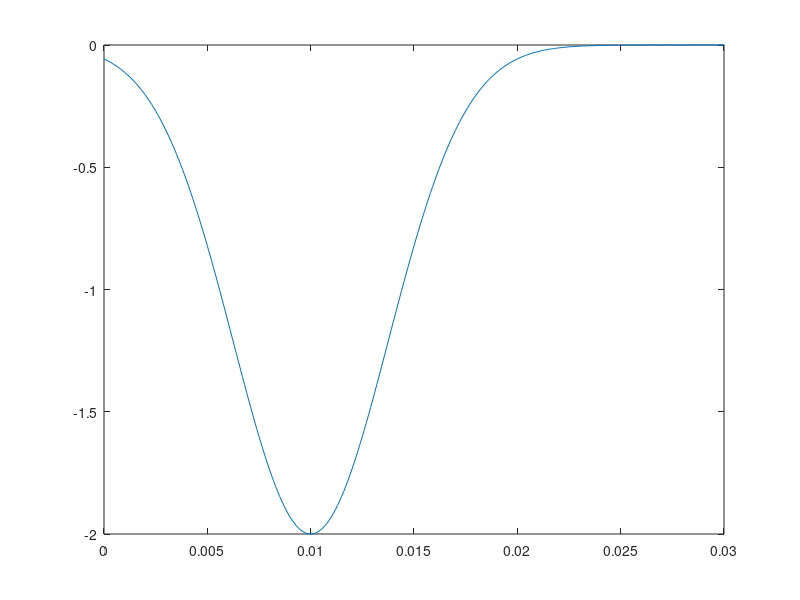

The MATLAB source for this figure: (Note: this script raises an error after producing the figure.)
%3D implementation
% S Durbridge 
% 2016

%%Initz Matlab
clear all;
% close all;
% figure(1);
% figure( 'color', 'w');
% figure(2);
% figure( 'color', 'w');
%%Initz Variables

%Units

%Distance
meters      = 1;
centimeters = 1e-2 * meters;
millimeters = 1e-3 * meters;
inches      = 2.54 * centimeters;
feet        = 12 * inches;
%Time
seconds     = 1; 
hertz       = 1/seconds;
kilohertz   = 1e3 * hertz;
megahertz   = 1e6 * hertz;
gigahertz   = 1e9 * hertz;

% constants
c     = 343 * meters / seconds; %Speed of sound m/s
rho    = 1.21; %Density of air kg/m^3
p0 = 2*10^-5;
cstab = 2/(pi*sqrt(3));
%% Initz Winodws
figure(1);
set(1, 'WindowStyle', 'Docked')
figure(2);
set(2, 'WindowStyle', 'Docked')
%% Hard Coded Variables

%Maximum calculation frequency
fmax = 10000 * hertz;
dt = 1/fmax;
%grid size
gx = c * dt / cstab;
gy = c * dt / cstab;
gz = c * dt / cstab;
%Dims
%Dim Size (m)
lx = 5*meters;
ly = 4*meters;
lz = 3*meters;

xcells = ceil(lx/gx);
ycells = ceil(ly/gy);
zcells = ceil(lz/gz);

%Boundary Absorption Coefs (0 to 1)
alphaL = 0.45;
alphaR = 0.45;
alphaF = 0.45;
alphaB = 0.45;
alphaT = 0.45;
alphaG = 0.45;

%number of sources
snum = 2;
%source locations
% s1loc = [ceil(xcells/3) ceil(ycells/3)];
% s2loc = [ceil(xcells/1.5) ceil(ycells/1.5)];%source frequency
% s1loc = [ceil((ly/gy)/2) ceil((lx/gx)/2) ceil((lz/gz)/2)] ;
% s2loc = [ceil((ly/gy)/4) ceil((lx/gx)/2) ceil((lz/gz)/4)];%source frequency
% sourcelocations = [ceil((1/gy)) ceil(1/gx) ceil(1/gz);...
%                     ceil((1/gy)) ceil(1/gx) ceil(1/gz)];
sourcelocations = [ceil(xcells/2) ceil(ycells/2) ceil(zcells/2);...
                    ceil(xcells/2) ceil(ycells/2) ceil(zcells/2)];
s1Freq = 400;
s2Freq = 400;
%source phase
s1Phase = 0;
s2Phase = 0;
%Source amplitude 
A = 1;

%recieves position
% recieverleftloc = [ceil(lx/gx/2.42) ceil(ly/gx/8) ceil((lz/gz)/2)];
% recieverrightloc = [ceil(lx/gx/2.27) ceil(ly/gx/8) ceil((lz/gz)/2)];
% recieverleftloc = [floor((ycells/2) - (0.1/gy)) ceil((xcells/2)-2) ceil(zcells/2)];
% recieverrightloc = [ceil((ycells/2) + (0.1/gy)) ceil((xcells/2)+2) ceil(zcells/2)];
recieverleftloc = [ceil(ycells/2) ceil(xcells/2) ceil(zcells/2)];

recieverrightloc = [ceil((ycells/2) + (0.1/gy)) ceil((xcells/2)+2) ceil(zcells/2)];


%Time of sim
% dt = 1/ (c*sqrt(3/(gx)^2));
% dt = 1/ (c*sqrt((1/(gy^2))+(1/(gx^2))+(1/(gz^2))));
% dt = 3.35563e-4;
T = 0.3 ;

% generate the source(s) & determine number of time steps needed

tnum = ceil(T/dt);
source1 = zeros(1,tnum);
source2 = zeros(1,tnum);
% %           t0 = ceil(T/dt) + 1;
%             t0 = 10;
%             t1 = 0 : dt : T;
%             phi = s1Phase*pi;
%             y = A*sin(2*pi*s1Freq*t1 + phi);
%             gain = linspace(0, 1, ceil(length(y)/10));
%             temp = ones(1, length(y));
%             temp(1 : ceil(length(y)/10)) = gain;
%             y = y.*temp;
%             source1(1, t0 : t0 + ceil(T/dt) - 1) = y;
% source1(1,11:1811) = (sin(0:(pi/1800)*2:(2*pi)))*(p0*10^(100/10));
% source2(1,11:1811) = (sin(0:(pi/1800)*2:(2*pi)))*(p0*10^(100/10));
%% Source 1 Gauss
% fc = 0.05;     % Cutoff frequency (normalised 0.5=nyquist)
% n0 = 30;        % Initial delay (samples)
% sigma=sqrt(2*log(2))/(2*pi*(fc/dt));
% n=0:tnum;
% source1=exp(-dt^2*(n-n0).^2/(2*sigma^2)).*(10^-12*10^(80/20));
% for n = 37 : length(source1)
%     if(source1(n) < 0)
%        source1(n) = 0; 
%     end
% end
%% Source 1 step
% source1(1,5:7) = ones(1,3).*(10^-12*10^(40/20));
% for n = ceil(tnum/10) : 1 : ceil(tnum/10) + 9 
% source1(n) = source1((n-1) * 2);       
% source2(n) = source2((n-1) * 2);
% end

% source1 = decimate(source1, 2, 'fir')';
% source1 = interp(source1, 2);
% source1=filter([1 -1], [1 -0.995], source1); % DC Blocker
% source1 = source1 .* (p0*10^(100/10));
% for n = ceil(tnum/10) : 1 : ceil(tnum/10) + 9 
% source1(n) = source1((n-1) * 2);       
% source2(n) = source2((n-1) * 2);
% end
% %             t0 = ceil(T/dt) + 1;
%             t0 = 10;
%             t1 = 0 : dt : T;
%             phi = s2Phase*pi;
%             y = A*sin(2*pi*s2Freq*t1 + phi);
%             gain = linspace(0, 1, ceil(length(y)/10));
%             temp = ones(1, length(y));
%             temp(1 : ceil(length(y)/10)) = gain;
%             y = y.*temp;
%             source2(1, t0 : t0 + ceil(T/dt) - 1) = y;
figure(4);
fc = 0.005;     % Cutoff frequency (normalised 0.5=nyquist)
n0 = 100;        % Initial delay (samples)
sigma=sqrt(2*log(2))/(2*pi*(fc/dt));
n=0:tnum;
source1=exp(-dt^2*(n-n0).^2/(2*sigma^2));
source1 = -(((2*10^-5)*10^(100/20))*source1);
source1(source1 > (2*10^-5)) = (2*10^-5);
plot(0:dt:(length(source1)-1)*dt,source1);
xlim([0 0.03]);
drawnow;
figure(2);
% initialize the velocity and pressure matrices (matrices are set up in a
% y by x fashion to properly display the 2D space (y = rows, x = columns))
p = ones(ycells - 1, xcells - 1, zcells - 1)*(2*10^-5);
ux = zeros(ycells - 1, xcells, zcells - 1);
uy = zeros(ycells, xcells - 1, zcells - 1);
uz = zeros(ycells - 1, xcells - 1, zcells);

% set up the multiplication constants for the update equations
uCx = dt/(gx*rho);
uCy = dt/(gy*rho);
uCz = dt/(gz*rho);
pCx = c^2*rho*dt/gx;
pCy = c^2*rho*dt/gy;
pCz = c^2*rho*dt/gz;

% set the wall reflection coefficients
% if alphaX = 0, then slightly adjust to avoid infinite characteristic
% impedance.
if alphaR == 0
   alphaR = 1e-016; 
end
if alphaL == 0
   alphaL = 1e-016; 
end
if alphaF == 0
   alphaF = 1e-016; 
end
if alphaB == 0
   alphaB = 1e-016; 
end
if alphaT == 0
   alphaT = 1e-016; 
end
if alphaG == 0
   alphaG = 1e-016; 
end
% set the characteristic impedances of the walls
ZR = rho*c*(1 + sqrt(1 - alphaR))/(1 - sqrt(1 - alphaR));
ZL = rho*c*(1 + sqrt(1 - alphaL))/(1 - sqrt(1 - alphaL));
ZF = rho*c*(1 + sqrt(1 - alphaF))/(1 - sqrt(1 - alphaF));
ZB = rho*c*(1 + sqrt(1 - alphaB))/(1 - sqrt(1 - alphaB));
ZT = rho*c*(1 + sqrt(1 - alphaT))/(1 - sqrt(1 - alphaT));
ZG = rho*c*(1 + sqrt(1 - alphaG))/(1 - sqrt(1 - alphaG));
% calulcate the coefficients used for the boundary conditions
Rx = rho*gx/dt;
Ry = rho*gy/dt;
Rz = rho*gz/dt;

% plot vectors
linex = linspace(0, lx - gx, xcells-1);
liney = linspace(0, ly - gy, ycells-1);
linez = linspace(0, lz - gz, zcells-1);

%Initialize recording vectors
leftear = zeros(1,tnum);
rightear = zeros(1,tnum);
meanpstore = zeros(1,tnum);

%Set zsliceloc
[xvec, yvec, zvec] = meshgrid(0 : gx : gx * (xcells-2),...
    0 : gy : gy * (ycells-2), 0 : gz : gz * (zcells-2));

% loop to update the velocities and pressures over the time steps, n
n = 1;
% while or((mean(mean(mean(abs(real(p(:,:,:)))))) > (p0 * 10^(60/10))),(n < (1600)))
% while or((meanpstore(n) > (max(meanpstore)-60)),(n < (1600)))
for n = 1:T/dt    
%     n = n + 1;
%     if mod(n,100)
%     (100/tnum)*n
%     end
    [idx] = SPARSEfun3Db(p, 20);
    [p, ux, uy, uz] = SFDTD3Dfun(p, pCx, pCy, pCz, ux, uy, uz, uCx, uCy, uCz, Rx, Ry, Rz, ZL, ZR, ZT, ZB, ZF, ZB, idx);
    
    % Input source
    p(sourcelocations(1),sourcelocations(2),sourcelocations(3)) = p(sourcelocations(1),sourcelocations(2),sourcelocations(3)) - source1(n);
%     p(s2loc(1),s2loc(2)) = p(s2loc(1),s2loc(2)) + -source2(n);
%     power(n) = 20*log10(abs(max(p)));
%     leftear(n) = 10*log10(abs(real(p(recieverleftloc(1),recieverleftloc(2),recieverleftloc(3))))/p0);
%     rightear(n) = 10*log10(abs(real(p(recieverrightloc(1),recieverrightloc(2),recieverrightloc(3))))/p0);
%     %PLOTTING SECTION
%     leftear = real(10*log10(leftear/p0));
%     rightear = real(10*log10(rightear/p0));
    reciever(n) = p(recieverleftloc(1),recieverleftloc(2),recieverleftloc(3));
    signal(n) = real(10*log10(source1(n)/p0));
    meanpstore(n) = 10*log10(mean(mean(mean(abs(real(p)))))/p0);
    SFDTD3Dplotdomain(p, xcells, ycells, zcells, n, dt, p0);
%     patch(isocaps(idx,1),...
%    'FaceColor','interp','EdgeColor','none');
%     p1 = patch(isosurface(idx,1),...
%    'FaceColor','blue','EdgeColor','none');
%     isonormals(idx,p1);
%     view(3); 
%     axis vis3d tight
%     camlight left
%     colormap('jet');
%     lighting gouraud
%     drawnow;
    %         xslice = ceil(xcells/2); 
%         yslice = ycells-1; 
% %         zslice = (ceil(zcells-1)/2);
% %         slice(abs(p),xslice,yslice,zslice)
%         zslice = (ceil(zcells-1)/2);
% %         figure(1);
%         slice(abs(p),[xcells-1 ceil(xcells/2)],ycells-1,zslice) 
% %         shading interp;
%         title(sprintf('Time = %.6f s Max P = %.3f dB',n*dt,10*log10(real(max(max(max(abs(p(:,:,:))))))/p0)),...
%             'Color',[0 0 0],'FontSize', 14);
%         xlabel('Width (meters)', 'Color', [0 0 0]);
%         ylabel('Length (meters)', 'Color', [0 0 0]);
% 
%         drawnow();
end
% figure(3);
%         subplot(2,1,1);
%         plot(dt:dt:n*dt, leftear(1:n));
%         hold on;
%         plot(dt:dt:n*dt, rightear(1:n));
%         plot(dt:dt:n*dt, meanpstore(1:n));
%         hold off;
%         legend('left','right', 'mean over grid')
%         title((sprintf('Current P recieved by listener = %.3f dB & The total sim time was %.6f',(rightear(n)),n*dt)),...
%             'Color',[0 0 0],'FontSize', 14);
%         ylim([0 max(signal)]);
%         subplot(2,1,2);
%         plot(dt:dt:n*dt, signal(1:n));
%         title('whats sent out by the source');
%         ylim([-100 max(signal)]);
